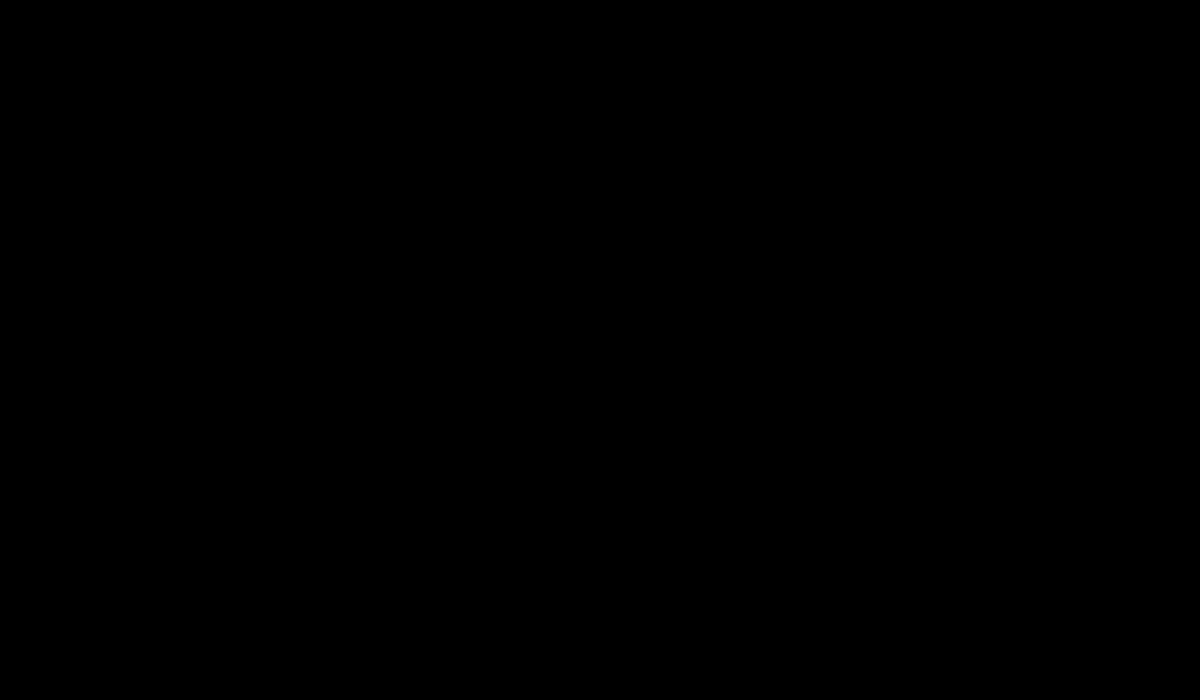
Frame 1 (no input)
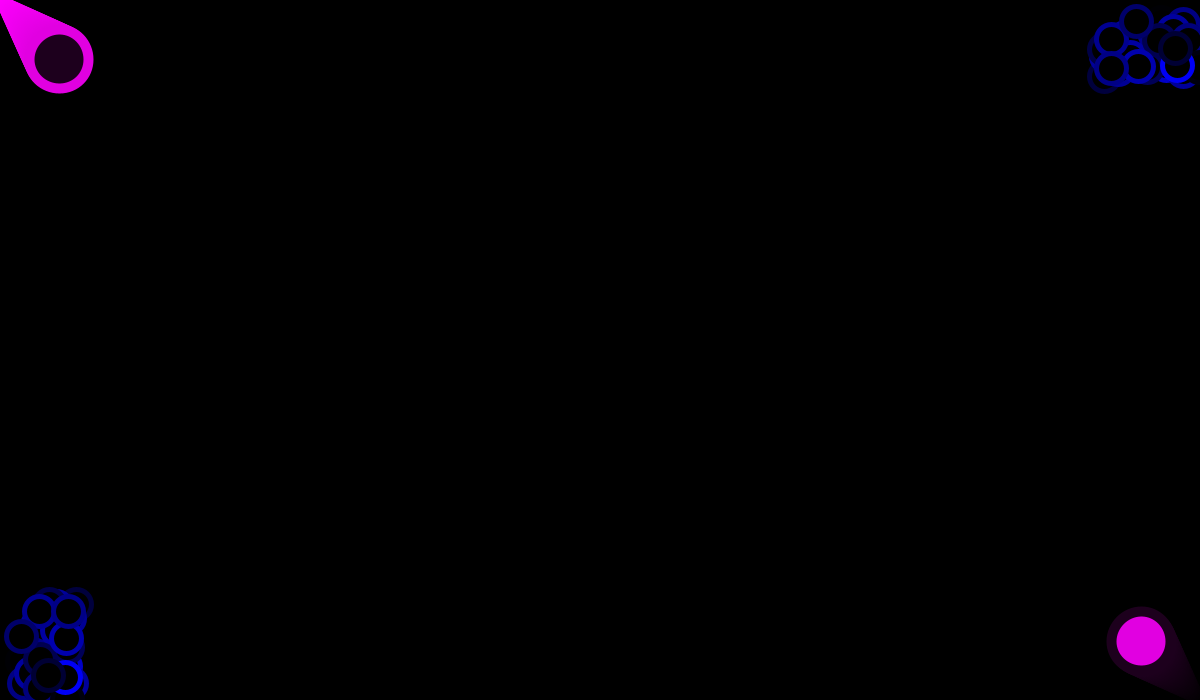
Frame 60 (the mouse pressed at the canvas centre just before this capture)
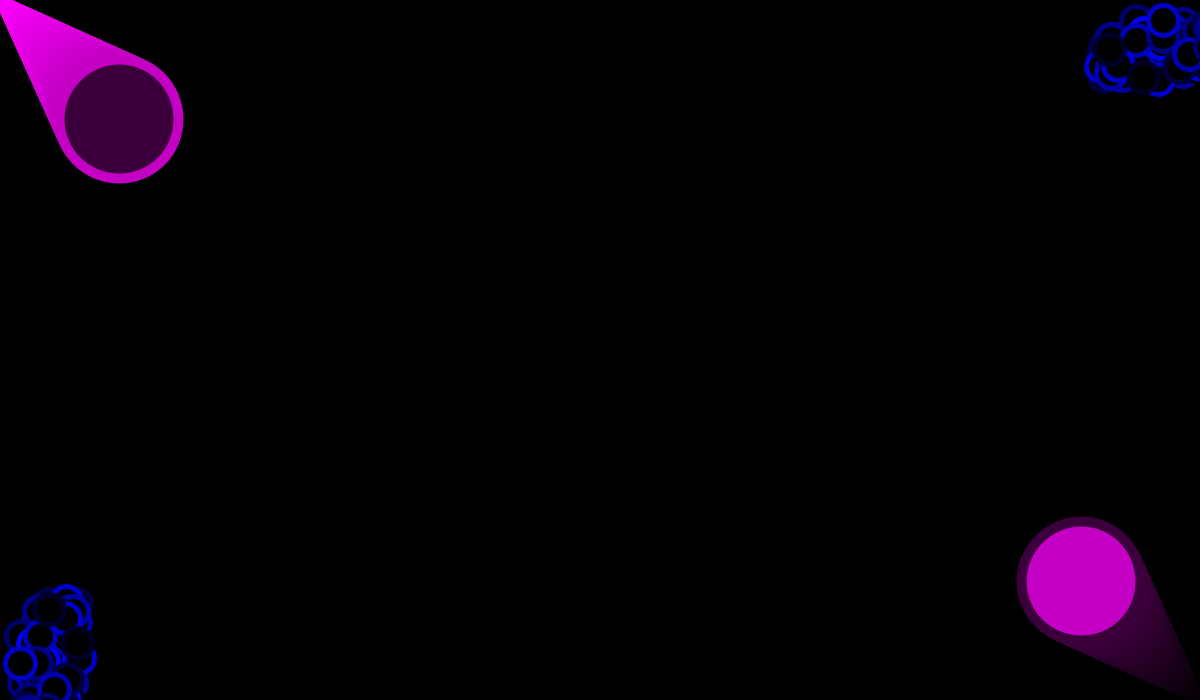
Frame 120 (the mouse held since frame 60 and released just before this capture)

The Processing sketch that drew these frames (run headless with seeded random() and noise(); from frame 60 on, the mouse is pressed at the canvas centre):

// Processing sketch: processing_10653
// ── processing_10653.pde

float circleX=0;
float circleY=0;
float circleXS=255;
float circleYS=255;
float circleXJ=0;
float circleYJ=0;
float circleXM=0;
float circleYM=0;
float A;
float B;
float C;
float D;
int I=1;
int P=1;
int K=0;
int J=1;
float T=.5;

void setup()
{
  size(1200,700);
  background(#000000);
}

void draw()
{
  D=random(-30,30);
  C=random(-30,30);
  A=random(255);
  B=random(255);
  strokeWeight(5);
  fill(0,0,0);
  stroke(0,0,B);
  ellipse(1100+A,50+D,30,30);
  ellipse(50+D,600+A,30,30);
  
  
    stroke(circleYS,0,circleXS);
  strokeWeight(10);
  fill(circleXJ,0,circleYJ);
  ellipse(circleX,circleY,K,K);
  
    stroke(circleXJ,0,circleYJ);
  strokeWeight(10);
  fill(circleYS,0,circleXS);
  ellipse(circleXM+width,circleYM+height,K,K);

  circleX=circleX+I;
  circleY=circleY+P;
  circleXM=circleXM-I;
  circleYM=circleYM-P;
  circleXJ=circleXJ+T;
  circleYJ=circleYJ+T;
  circleXS=circleXS-T;
  circleYS=circleYS-T;
  K=K+J;
  if(circleX==width)
  {I=I-1;}
  if(circleX==0)
  {I=I+1;}
  if(circleY==height)
  {P=P-1;}
  if(circleY==0)
  {P=P+1;}
  if(K==300)
  {J=J-1;}
  if(K==0)
  {J=J+1;}
  if(circleXJ==255)
  {T=-.5;}
  if(circleXJ==0)
  {T=+.5;}
}
